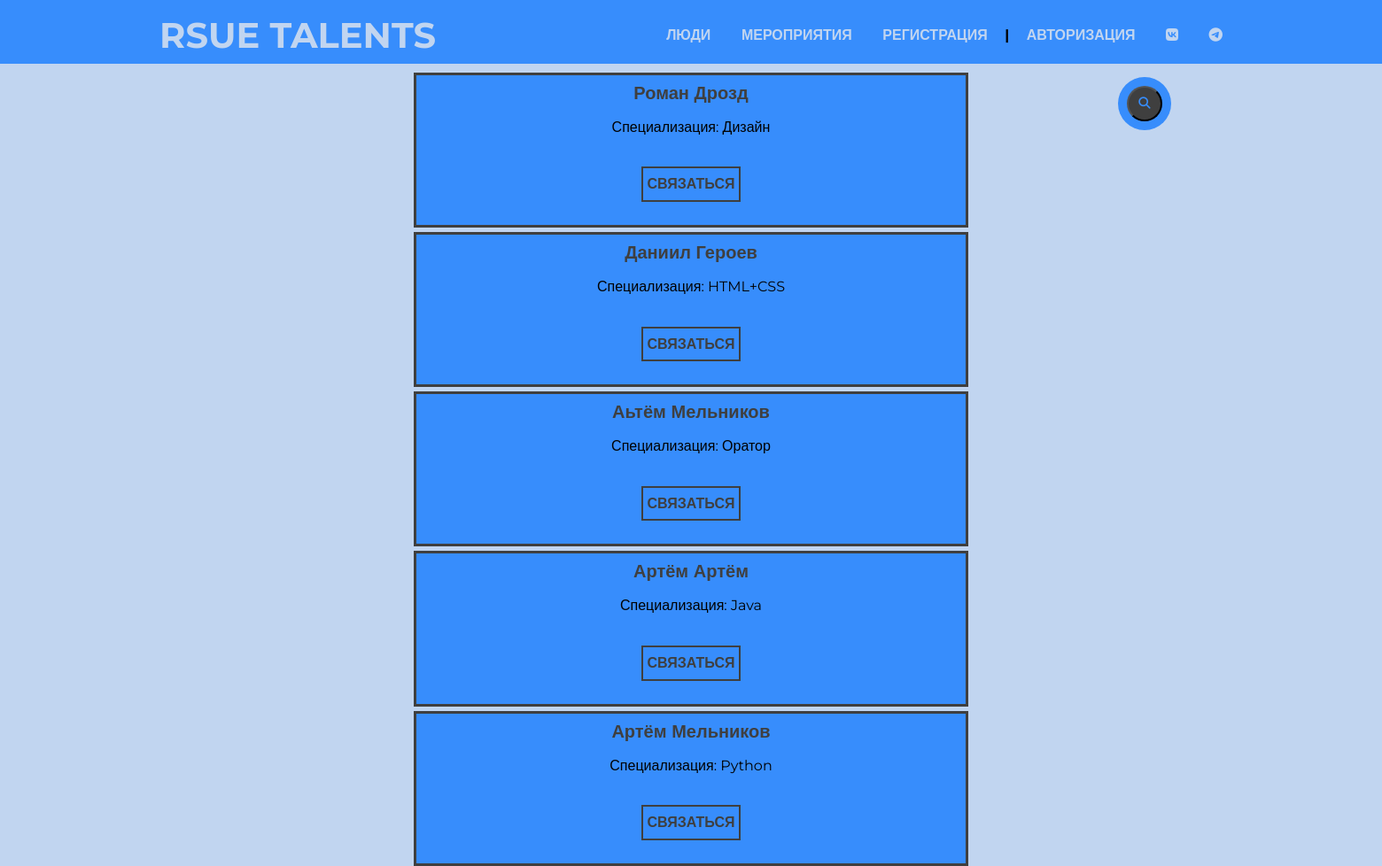
Screenshot of /people with the database file from the repository.
### main/models.py (models this page shows, shortened)
class UserCard(models.Model):
    name_u = models.CharField('Имя', max_length=20)
    surname_u = models.CharField('Фамилия', max_length=20)
    link = models.CharField('Связь со мной', max_length=30)
    skill = models.ForeignKey(Skills, on_delete=models.PROTECT, verbose_name='Специализация')

class Skills(models.Model):
    name_s = models.CharField('Специализация', max_length=30)

### main/views.py (the view)
# urls.py: path('people', views.people, name='people'),
def people(request):
    search_query = request.GET.get('search', '')
    if search_query:
        people = UserCard.objects.filter(skill__name_s=search_query)
    else:
        people = UserCard.objects.order_by('-id')
    paginator = Paginator(people, 6)
    skills = Skills.objects.all()
    page_number = request.GET.get('page')
    page_obj = paginator.get_page(page_number)
    return render(request, 'main/people.html', {'page_obj': page_obj, 'people': people, 'skills': skills})

### main/templates/main/people.html (shortened to what this page needs)
{% extends 'main/base.html'%}
{% load static %}
{% block tp %}
    <link rel="stylesheet" href="{% static 'assets7/css/style.css' %}">
{% endblock %}
{% block content %}
<div class="intro">
    <div class="container">
        <div class="intro__container">
            <form action="{% url 'people' %}">
                <div class="search__box">
                    <button class="search__btn" type="submit">
                        <i class="fa-solid fa-magnifying-glass"></i>
                    </button>
                    </div>
                        </form>
            </div>
{% if people %}
    {% for pers in page_obj %}
        <div class="intro__container2">
            <h1 class="intro__title"> {{pers.name_u}} {{pers.surname_u}}</h1>
            <p>Специализация: {% for s in skills %}
                {% if s.id == pers.skill_id %}
                {{s.name_s}}
                {% endif %}
                {% endfor %}
            </p>
            <p><a class="btn2" href="{{pers.link}}">Связаться</a></p>
        </div>
    {% endfor %}
{% else %}
<p>Никого нет</p>
{% endif %}
    </div>
</div>
{% endblock %}

### main/static/assets7/css/style.css (style rules this page uses)
*, *:before *:after { box-sizing: border-box; }
h1, h2, h3, h4 h5, h6 { margin: 0; }
a { text-decoration: none; }
body { font-family: 'Montserrat', sans-serif; margin: 0; line-height: 1.6; background: #c1d5f0; }
.container { width: 100%; max-width: 1230px; padding: 0 15px; margin: 0 auto; }
.intro { display: flex; width: 100%; height: 100vh; }
.intro__container { padding: 20px; width: 100%; max-width: 1200px; margin: 0 auto; text-align: right; margin-top: 3%; margin-left: 90%; }
.search__box { position: absolute; transform: translate(-50%,50%); background: #378dfc; height: 40px; border-radius: 40px; padding: 10px; }
.search__btn { color: #378dfc; float: right; width: 40px; height: 40px; border-radius: 50%; background: #3f3f3f; display: flex; justify-content: center; align-items: center; }
.intro__container2 { border-style: solid; border-color: #3f3f3f; display: flex; flex-direction: column; background-color: #378dfc; padding: 10px; width: 100%; max-width: 600px; margin: 5px auto; text-align: center; }
.intro__title { font-size: 20px; font-weight: bold; color: #3f3f3f; text-align: center; line-height: 1; }
.btn2 { display: inline-block; vertical-align: top; padding: 5px; border: 2px solid #3f3f3f; color: #3f3f3f; text-transform: uppercase; font-size: 16px; font-weight: bold; transition: background .3s; }

### rows the page displays
UserCard: name_u "Роман", surname_u "Дрозд"
Skills: name_s "Дизайн"
UserCard: name_u "Даниил", surname_u "Героев"
Skills: name_s "HTML+CSS"
UserCard: name_u "Аьтём", surname_u "Мельников"
Skills: name_s "Оратор"
UserCard: name_u "Артём", surname_u "Артём"
Skills: name_s "Java"
UserCard: name_u "Артём", surname_u "Мельников"
Skills: name_s "Python"
